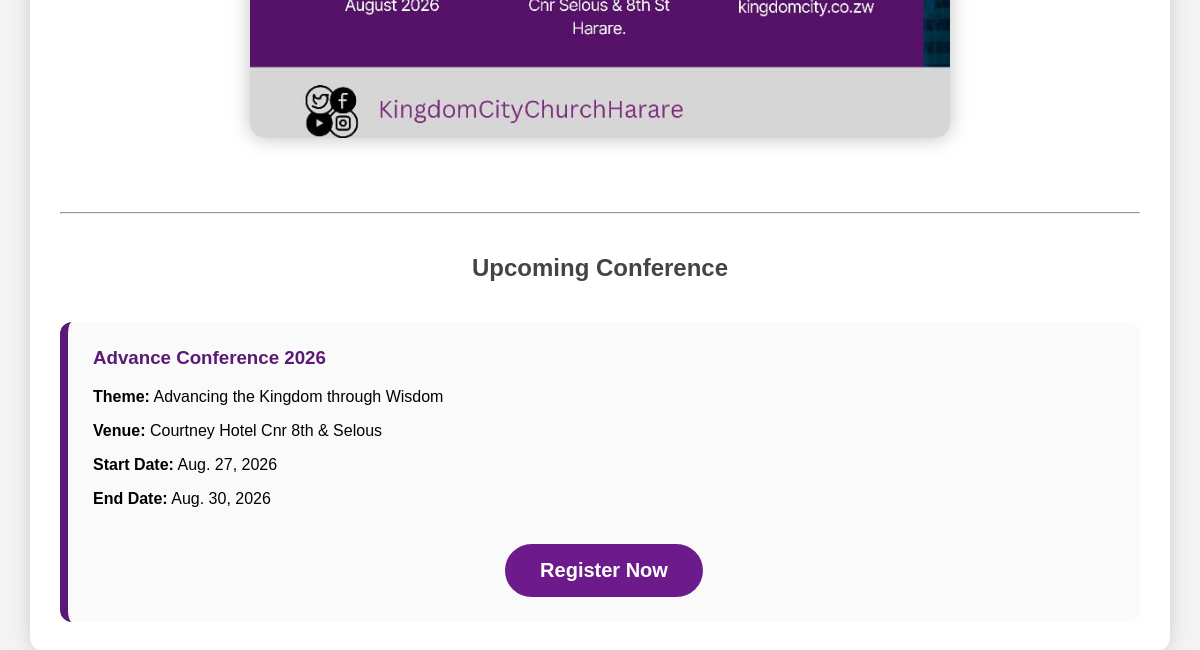
Before: / (lower part) with the older database file.
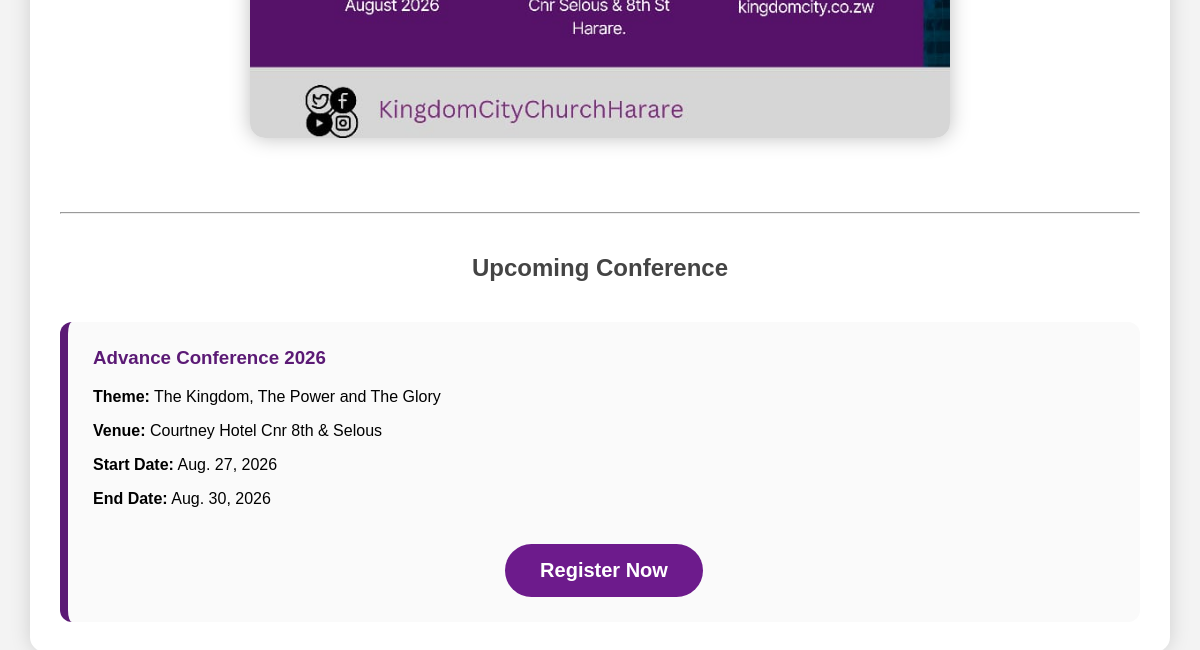
After: the same page with the newer database file.
### events/models.py (models this page shows, shortened)
class Event(models.Model):
    STATUS_CHOICES = [
        ('Upcoming', 'Upcoming'),
        ('Ongoing', 'Ongoing'),
        ('Completed', 'Completed'),
    ]
    name = models.CharField(max_length=200)
    theme = models.CharField(max_length=300)
    description = models.TextField()
    venue = models.CharField(max_length=250)
    start_date = models.DateField()
    end_date = models.DateField()
    registration_open = models.DateField()
    registration_close = models.DateField()
    registration_fee = models.DecimalField(
        max_digits=10,
        decimal_places=2,
        default=0
    )
    capacity = models.IntegerField(default=0)
    status = models.CharField(
        max_length=20,
        choices=STATUS_CHOICES,
        default='Upcoming'
    )
    is_active = models.BooleanField(default=True)
    created_at = models.DateTimeField(auto_now_add=True)
    updated_at = models.DateTimeField(auto_now=True)

### events/views.py (the view)
# urls.py: path('', views.home, name='home'),
def home(request):
    events = Event.objects.filter(is_active=True)
    context = {
        'events': events
    }
    return render(request, 'events/home.html', context)

### events/templates/events/home.html (shortened to what this page needs)
{% load static %}
<!DOCTYPE html>
<html>
<head>
</head>
<body>
<div class="container">
    <img src="{% static 'images/advance_conference_flyer.jpg' %}"
         class="flyer">
    <hr>
    <h2>Upcoming Conference</h2>
    {% for event in events %}
    <div class="event-card">
        <h3>{{ event.name }}</h3>
        <p><strong>Theme:</strong> {{ event.theme }}</p>
        <p><strong>Venue:</strong> {{ event.venue }}</p>
        <p><strong>Start Date:</strong> {{ event.start_date }}</p>
        <p><strong>End Date:</strong> {{ event.end_date }}</p>
        <div style="text-align:center;">
            <a href="/register/{{ event.id }}/"
               class="register-btn">
                Register Now
            </a>
        </div>
    </div>
    {% empty %}
        <h3>No events available.</h3>
    {% endfor %}
</div>
</body>
</html>

Changed rows visible on the page:
changed Event "Courtney Hotel Cnr 8th & Selous": theme "Advancing the Kingdom through Wisdom" → "The Kingdom, The Power and The Glory"
